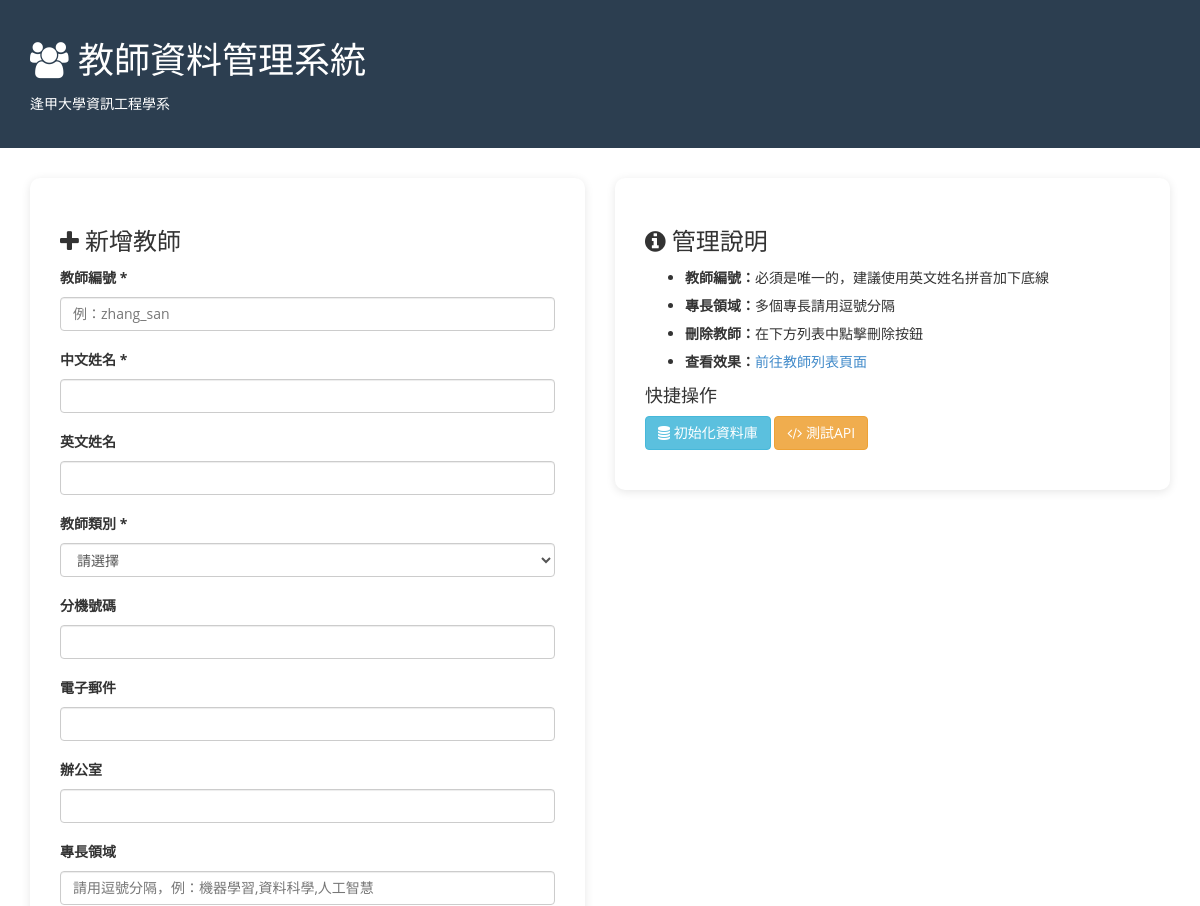
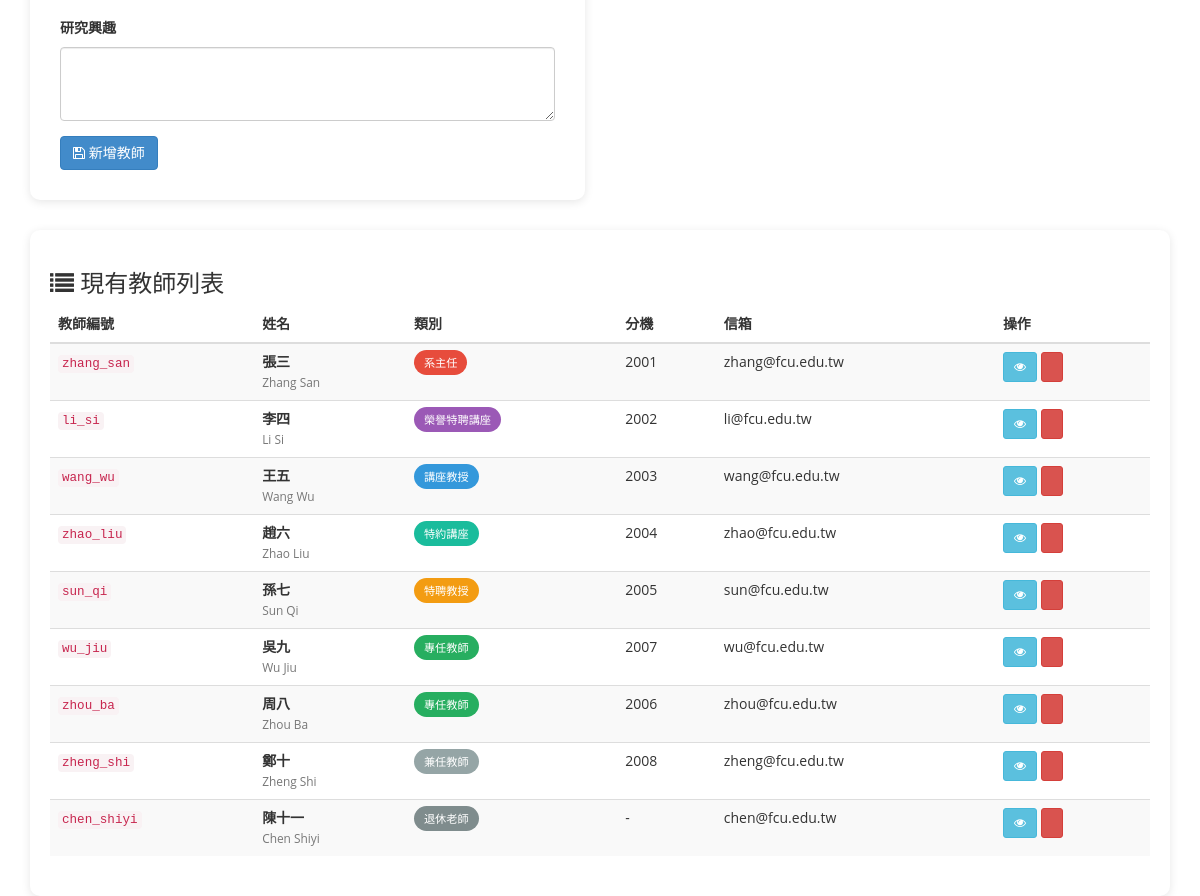
The app's page /admin/manage-faculty.php with its own data (2 pictures, top to bottom).
### tables this page shows
CREATE TABLE IF NOT EXISTS `faculty_members` (
    `id` INT(11) NOT NULL AUTO_INCREMENT,
    `faculty_id` VARCHAR(50) NOT NULL UNIQUE COMMENT '教師編號',
    `name` VARCHAR(100) NOT NULL COMMENT '姓名',
    `name_en` VARCHAR(100) DEFAULT NULL COMMENT '英文姓名',
    `category` ENUM('系主任', '榮譽特聘講座', '講座教授', '特約講座', '特聘教授', '專任教師', '兼任教師', '退休老師') NOT NULL COMMENT '教師類別',
    `extension` VARCHAR(20) DEFAULT NULL COMMENT '分機號碼',
    `email` VARCHAR(100) DEFAULT NULL COMMENT '電子郵件',
    `office` VARCHAR(100) DEFAULT NULL COMMENT '辦公室位置',
    `photo` VARCHAR(255) DEFAULT 'assets/img/faculty/default.jpg' COMMENT '照片路徑',
    `research_interests` TEXT DEFAULT NULL COMMENT '研究興趣',
    `personal_website` VARCHAR(255) DEFAULT NULL COMMENT '個人網站',
    `status` ENUM('active', 'inactive') DEFAULT 'active' COMMENT '狀態',
    `display_order` INT(11) DEFAULT 0 COMMENT '顯示順序',
    `created_at` TIMESTAMP DEFAULT CURRENT_TIMESTAMP,
    `updated_at` TIMESTAMP DEFAULT CURRENT_TIMESTAMP ON UPDATE CURRENT_TIMESTAMP,
    PRIMARY KEY (`id`),
    KEY `idx_category` (`category`),
    KEY `idx_status` (`status`),
    KEY `idx_display_order` (`display_order`)
);

### admin/manage-faculty.php (the view, shortened to what this page needs)
<?php
include('../includes/config.php');
$stmt = $dbh->query("SELECT * FROM faculty_members WHERE status = 'active' ORDER BY category, name");
$facultyList = $stmt->fetchAll(PDO::FETCH_ASSOC);
?>
<!DOCTYPE html>
<html xmlns="http://www.w3.org/1999/xhtml">
<head>
    <link href="../assets/css/bootstrap.css" rel="stylesheet">
    <link href="../assets/css/font-awesome.css" rel="stylesheet">
    <link href="../assets/css/style.css" rel="stylesheet">
</head>
<body>
    <div class="admin-header">
        <div class="container">
            <h1><i class="fa fa-users"></i> 教師資料管理系統</h1>
            <p>逢甲大學資訊工程學系</p>
        </div>
    </div>
    <div class="container">
        <div class="row">
            <div class="col-md-6">
                <div class="form-section">
                    <h3><i class="fa fa-plus"></i> 新增教師</h3>
                    <form method="POST">
                        <div class="form-group">
                            <label>教師編號 *</label>
                            <input type="text" name="faculty_id" class="form-control" required
                                   placeholder="例：zhang_san" pattern="[a-z_]+" title="僅限小寫英文字母和下底線">
                        </div>
                        <div class="form-group">
                            <label>中文姓名 *</label>
                            <input type="text" name="name" class="form-control" required>
                        </div>
                        <div class="form-group">
                            <label>英文姓名</label>
                            <input type="text" name="name_en" class="form-control">
                        </div>
                        <div class="form-group">
                            <label>教師類別 *</label>
                            <select name="category" class="form-control" required>
                                <option value="">請選擇</option>
                            </select>
                        </div>
                        <div class="form-group">
                            <label>分機號碼</label>
                            <input type="text" name="extension" class="form-control">
                        </div>
                        <div class="form-group">
                            <label>電子郵件</label>
                            <input type="email" name="email" class="form-control">
                        </div>
                        <div class="form-group">
                            <label>辦公室</label>
                            <input type="text" name="office" class="form-control">
                        </div>
                        <div class="form-group">
                            <label>專長領域</label>
                            <input type="text" name="specialties" class="form-control"
                                   placeholder="請用逗號分隔，例：機器學習,資料科學,人工智慧">
                        </div>
                        <div class="form-group">
                            <label>研究興趣</label>
                            <textarea name="research_interests" class="form-control" rows="3"></textarea>
                        </div>
                        <button type="submit" class="btn btn-primary">
                            <i class="fa fa-save"></i> 新增教師
                        </button>
                    </form>
                </div>
            </div>
            <div class="col-md-6">
                <div class="form-section">
                    <h3><i class="fa fa-info-circle"></i> 管理說明</h3>
                    <ul>
                        <li><strong>教師編號：</strong>必須是唯一的，建議使用英文姓名拼音加下底線</li>
                        <li><strong>專長領域：</strong>多個專長請用逗號分隔</li>
                        <li><strong>刪除教師：</strong>在下方列表中點擊刪除按鈕</li>
                        <li><strong>查看效果：</strong><a href="../faculty.php" target="_blank">前往教師列表頁面</a></li>
                    </ul>
                    <h4>快捷操作</h4>
                    <p>
                        <a href="../database/setup.php" target="_blank" class="btn btn-info">
                            <i class="fa fa-database"></i> 初始化資料庫
                        </a>
                        <a href="../api/get_faculty_data.php" target="_blank" class="btn btn-warning">
                            <i class="fa fa-code"></i> 測試API
                        </a>
                    </p>
                </div>
            </div>
        </div>
        <div class="faculty-table">
            <h3><i class="fa fa-list"></i> 現有教師列表</h3>
            <?php if (empty($facultyList)): ?>
            <p class="text-muted">目前沒有教師資料。請先<a href="../database/setup.php" target="_blank">初始化資料庫</a>或新增教師。</p>
            <?php else: ?>
            <div class="table-responsive">
                <table class="table table-striped">
                    <thead>
                        <tr>
                            <th>教師編號</th>
                            <th>姓名</th>
                            <th>類別</th>
                            <th>分機</th>
                            <th>信箱</th>
                            <th>操作</th>
                        </tr>
                    </thead>
                    <tbody>
                        <?php foreach ($facultyList as $faculty): ?>
                        <tr>
                            <td><code><?php echo htmlspecialchars($faculty['faculty_id']); ?></code></td>
                            <td>
                                <strong><?php echo htmlspecialchars($faculty['name']); ?></strong>
                                <?php if ($faculty['name_en']): ?>
                                <br><small class="text-muted"><?php echo htmlspecialchars($faculty['name_en']); ?></small>
                                <?php endif; ?>
                            </td>
                            <td>
                                <span class="category-badge category-<?php echo htmlspecialchars($faculty['category']); ?>">
                                    <?php echo htmlspecialchars($faculty['category']); ?>
                                </span>
                            </td>
                            <td><?php echo htmlspecialchars($faculty['extension'] ?: '-'); ?></td>
                            <td><?php echo htmlspecialchars($faculty['email'] ?: '-'); ?></td>
                            <td>
                                <a href="../faculty-profile.php?id=<?php echo urlencode($faculty['faculty_id']); ?>"
                                   target="_blank" class="btn btn-sm btn-info" title="查看個人頁面">
                                    <i class="fa fa-eye"></i>
                                </a>
                                <form method="POST" style="display: inline;"
                                      onsubmit="return confirm('確定要刪除這位教師嗎？');">
                                    <button type="submit" class="btn btn-sm btn-danger" title="刪除">
                                    </button>
                                </form>
                            </td>
                        </tr>
                        <?php endforeach; ?>
                    </tbody>
                </table>
            </div>
            <?php endif; ?>
        </div>
    </div>
</body>
</html>

### admin/manage-faculty.php (style rules this page uses)
.admin-header { background: #2c3e50; color: white; padding: 20px 0; margin-bottom: 30px; }
.form-section { background: white; padding: 30px; border-radius: 10px; box-shadow: 0 2px 10px rgba(0,0,0,0.1); margin-bottom: 30px; }
.faculty-table { background: white; padding: 20px; border-radius: 10px; box-shadow: 0 2px 10px rgba(0,0,0,0.1); }
.category-badge { padding: 5px 10px; border-radius: 15px; font-size: 0.8em; color: white; }
.category-系主任 { background: #e74c3c; }
.category-榮譽特聘講座 { background: #9b59b6; }
.category-講座教授 { background: #3498db; }
.category-特約講座 { background: #1abc9c; }
.category-特聘教授 { background: #f39c12; }
.category-專任教師 { background: #27ae60; }
.category-兼任教師 { background: #95a5a6; }
.category-退休老師 { background: #7f8c8d; }

### records on screen
faculty_members: faculty "zhang_san", name "張三", name_en "Zhang San", category "系主任", extension "2001", email "zhang@fcu.edu.tw"
faculty_members: faculty "li_si", name "李四", name_en "Li Si", category "榮譽特聘講座", extension "2002", email "li@fcu.edu.tw"
faculty_members: faculty "wang_wu", name "王五", name_en "Wang Wu", category "講座教授", extension "2003", email "wang@fcu.edu.tw"
faculty_members: faculty "zhao_liu", name "趙六", name_en "Zhao Liu", category "特約講座", extension "2004", email "zhao@fcu.edu.tw"
faculty_members: faculty "sun_qi", name "孫七", name_en "Sun Qi", category "特聘教授", extension "2005", email "sun@fcu.edu.tw"
faculty_members: faculty "wu_jiu", name "吳九", name_en "Wu Jiu", category "專任教師", extension "2007", email "wu@fcu.edu.tw"
faculty_members: faculty "zhou_ba", name "周八", name_en "Zhou Ba", category "專任教師", extension "2006", email "zhou@fcu.edu.tw"
faculty_members: faculty "zheng_shi", name "鄭十", name_en "Zheng Shi", category "兼任教師", extension "2008", email "zheng@fcu.edu.tw"
faculty_members: faculty "chen_shiyi", name "陳十一", name_en "Chen Shiyi", category "退休老師", extension "-", email "chen@fcu.edu.tw"
